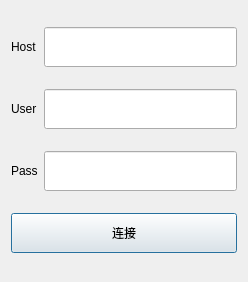
<?xml version="1.0" encoding="UTF-8"?>
<ui version="4.0">
 <class>FtpConnectDlg</class>
 <widget class="QDialog" name="FtpConnectDlg">
  <property name="geometry">
   <rect>
    <x>0</x>
    <y>0</y>
    <width>248</width>
    <height>282</height>
   </rect>
  </property>
  <property name="windowTitle">
   <string>Dialog</string>
  </property>
  <layout class="QGridLayout" name="gridLayout">
   <item row="0" column="0">
    <widget class="QLabel" name="label">
     <property name="text">
      <string>Host</string>
     </property>
    </widget>
   </item>
   <item row="0" column="1">
    <widget class="QLineEdit" name="edit_host">
     <property name="minimumSize">
      <size>
       <width>0</width>
       <height>40</height>
      </size>
     </property>
    </widget>
   </item>
   <item row="1" column="0">
    <widget class="QLabel" name="label_2">
     <property name="text">
      <string>User</string>
     </property>
    </widget>
   </item>
   <item row="1" column="1">
    <widget class="QLineEdit" name="edit_user">
     <property name="minimumSize">
      <size>
       <width>0</width>
       <height>40</height>
      </size>
     </property>
    </widget>
   </item>
   <item row="2" column="0">
    <widget class="QLabel" name="label_3">
     <property name="text">
      <string>Pass</string>
     </property>
    </widget>
   </item>
   <item row="2" column="1">
    <widget class="QLineEdit" name="edit_pass">
     <property name="minimumSize">
      <size>
       <width>0</width>
       <height>40</height>
      </size>
     </property>
    </widget>
   </item>
   <item row="3" column="0" colspan="2">
    <widget class="QPushButton" name="btn_connect">
     <property name="minimumSize">
      <size>
       <width>225</width>
       <height>40</height>
      </size>
     </property>
     <property name="text">
      <string>连接</string>
     </property>
    </widget>
   </item>
  </layout>
 </widget>
 <resources/>
 <connections/>
</ui>
